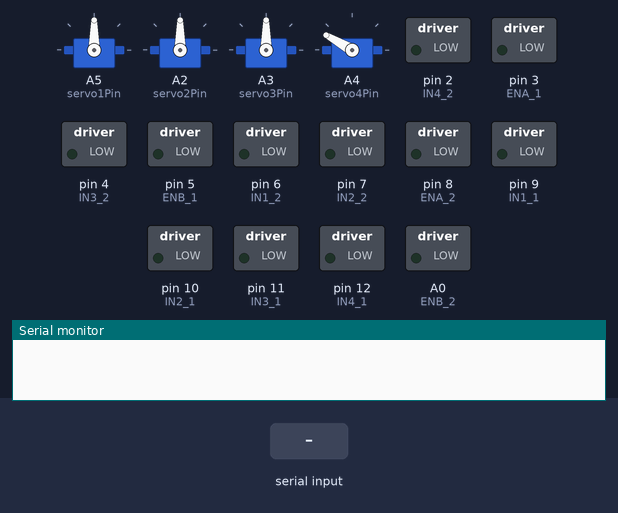
This sketch was run on a simulated Arduino Uno, built with avr-gcc and run on an emulated ATmega328P. On the bench: 4 × servo, switched loads named in the sketch (green lamp = pin HIGH), the last lines printed to the serial monitor. The inputs (shaded band) are chosen by the test bench.

Above: at 1.2 s.
1.3 s: "90,45\n" received over Serial
At 1.45 s:
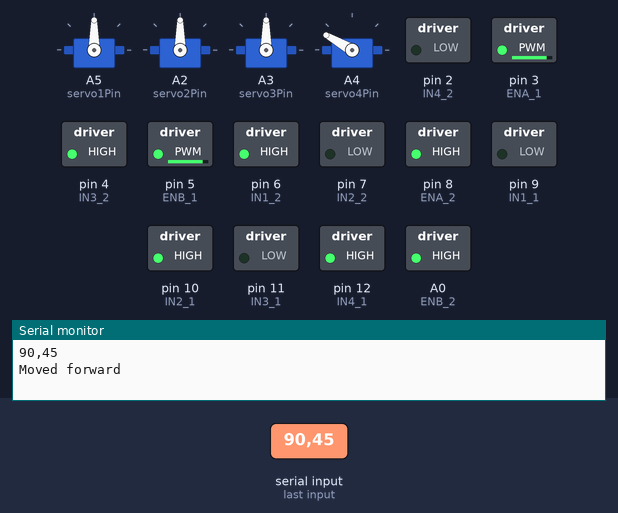
3.1 s: "5\n" received over Serial
At 3.8 s:
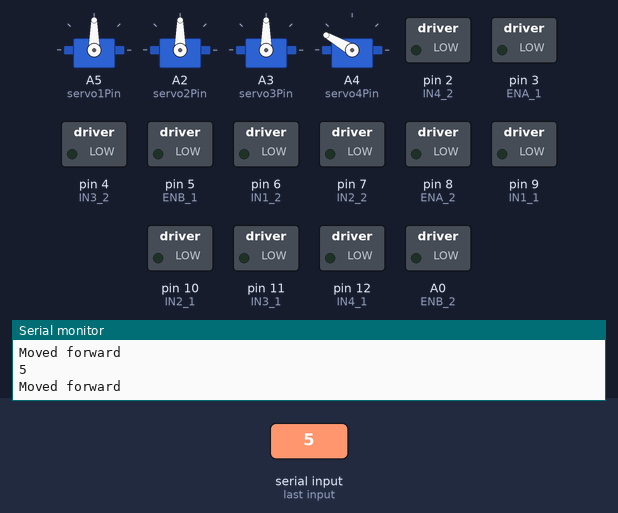
Timing chart, 0 to 6.1 s (numbered marks = the images above; inputs shaded):
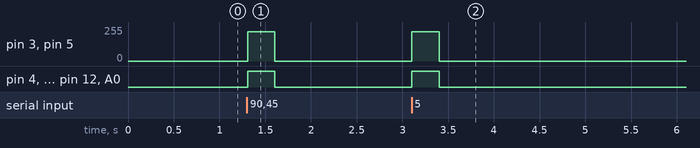

The sketch:

motors.ino
```cpp
#include <Servo.h>

// Motor Driver 1 (Motors 1 and 2)
const int IN1_1 = 9;  // IN1 for Motor 1
const int IN2_1 = 10; // IN2 for Motor 1
const int ENA_1 = 3;  // ENA for Motor 1

const int IN3_1 = 11; // IN3 for Motor 2
const int IN4_1 = 12; // IN4 for Motor 2
const int ENB_1 = 5;  // ENB for Motor 2

// Motor Driver 2 (Motors 3 and 4)
const int IN1_2 = 6;  // IN1 for Motor 3
const int IN2_2 = 7;  // IN2 for Motor 3
const int ENA_2 = 8;  // ENA for Motor 3

const int IN3_2 = 4;  // IN3 for Motor 4
const int IN4_2 = 2;  // IN4 for Motor 4
const int ENB_2 = A0; // ENB for Motor 4

Servo servo1, servo2, servo3, servo4;
const int servo1Pin = A5; // Servo 1 control pin
const int servo2Pin = A2; // Servo 2 control pin
const int servo3Pin = A3; // Servo 3 control pin
const int servo4Pin = A4; // Servo 4 control pin

const int rightSpeed = 220;

void setup() {
  pinMode(IN1_1, OUTPUT);
  pinMode(IN2_1, OUTPUT);
  pinMode(ENA_1, OUTPUT);

  pinMode(IN3_1, OUTPUT);
  pinMode(IN4_1, OUTPUT);
  pinMode(ENB_1, OUTPUT);

  pinMode(IN1_2, OUTPUT);
  pinMode(IN2_2, OUTPUT);
  pinMode(ENA_2, OUTPUT);

  pinMode(IN3_2, OUTPUT);
  pinMode(IN4_2, OUTPUT);
  pinMode(ENB_2, OUTPUT);

  servo1.attach(servo1Pin);
  servo2.attach(servo2Pin);
  servo3.attach(servo3Pin);
  servo4.attach(servo4Pin);

  // Initialize servos to neutral position
  servo1.write(90);
  servo2.write(90);
  servo3.write(90);
  servo4.write(150);
  // Stop all motors initially
  stopMotors();

  Serial.begin(9600);


}

void loop() {

  if (Serial.available() > 0) { // Check if data is available to read
       String receivedMessage = Serial.readStringUntil('\n'); // Read the incoming message
        Serial.println(receivedMessage);

        float parsedMessage = receivedMessage.toFloat();
        if(parsedMessage >= 0.43){
          Serial.println("Moved forward\n"); // Respond

          moveForward();
          delay(300);
          stopMotors();

        }


    }
}

void moveForward() {
  // All motors move forward
  digitalWrite(IN1_1, LOW);
  digitalWrite(IN2_1, HIGH);
  analogWrite(ENA_1, rightSpeed); // Speed for Motor 1

  digitalWrite(IN3_1, LOW);
  digitalWrite(IN4_1, HIGH);
  analogWrite(ENB_1, rightSpeed); // Speed for Motor 2

  digitalWrite(IN1_2, HIGH);
  digitalWrite(IN2_2, LOW);
  analogWrite(ENA_2, 255); // Speed for Motor 3

  digitalWrite(IN3_2, HIGH);
  digitalWrite(IN4_2, LOW);
  analogWrite(ENB_2, 255); // Speed for Motor 4
}

void moveBackward() {
  // All motors move backward
  digitalWrite(IN1_1, HIGH);
  digitalWrite(IN2_1, LOW);
  analogWrite(ENA_1, rightSpeed); // Speed for Motor 1

  digitalWrite(IN3_1, HIGH);
  digitalWrite(IN4_1, LOW);
  analogWrite(ENB_1, rightSpeed); // Speed for Motor 2

  digitalWrite(IN1_2, LOW);
  digitalWrite(IN2_2, HIGH);
  analogWrite(ENA_2, 255); // Speed for Motor 3

  digitalWrite(IN3_2, LOW);
  digitalWrite(IN4_2, HIGH);
  analogWrite(ENB_2, 255); // Speed for Motor 4
}

void turnLeftInPlace() {
  // Left motors move forward, right motors move backward
  digitalWrite(IN1_1, HIGH);
  digitalWrite(IN2_1, LOW);
  analogWrite(ENA_1, rightSpeed); // Speed for Motor 1

  digitalWrite(IN3_1, HIGH);
  digitalWrite(IN4_1, LOW);
  analogWrite(ENB_1, rightSpeed); // Speed for Motor 2

  digitalWrite(IN1_2, HIGH);
  digitalWrite(IN2_2, LOW);
  analogWrite(ENA_2, 255); // Speed for Motor 3

  digitalWrite(IN3_2, HIGH);
  digitalWrite(IN4_2, LOW);
  analogWrite(ENB_2, 255); // Speed for Motor 4
}

void turnRightInPlace() {
   // Left motors move forward, right motors move backward
  digitalWrite(IN1_1, LOW);
  digitalWrite(IN2_1, HIGH);
  analogWrite(ENA_1, rightSpeed); // Speed for Motor 1

  digitalWrite(IN3_1, LOW);
  digitalWrite(IN4_1, HIGH);
  analogWrite(ENB_1, rightSpeed); // Speed for Motor 2

  digitalWrite(IN1_2, LOW);
  digitalWrite(IN2_2, HIGH);
  analogWrite(ENA_2, 255); // Speed for Motor 3

  digitalWrite(IN3_2, LOW);
  digitalWrite(IN4_2, HIGH);
  analogWrite(ENB_2, 255); // Speed for Motor 4
}

void turnLeftForward() {
  // Left motors move forward at full speed, right motors move forward at reduced speed
  digitalWrite(IN1_1, LOW);
  digitalWrite(IN2_1, HIGH);
  analogWrite(ENA_1, 255); // Full speed for Motor 1

  digitalWrite(IN3_1, LOW);
  digitalWrite(IN4_1, HIGH);
  analogWrite(ENB_1, 255); // Full speed for Motor 2

  digitalWrite(IN1_2, HIGH);
  digitalWrite(IN2_2, LOW);
  analogWrite(ENA_2, 160); // Reduced speed for Motor 3

  digitalWrite(IN3_2, HIGH);
  digitalWrite(IN4_2, LOW);
  analogWrite(ENB_2, 160); // Reduced speed for Motor 4
}

void turnRightForward() {
  // Right motors move forward at full speed, left motors move forward at reduced speed
  digitalWrite(IN1_1, LOW);
  digitalWrite(IN2_1, HIGH);
  analogWrite(ENA_1, rightSpeed/2); // Reduced speed for Motor 1

  digitalWrite(IN3_1, LOW);
  digitalWrite(IN4_1, HIGH);
  analogWrite(ENB_1, rightSpeed/2); // Reduced speed for Motor 2

  digitalWrite(IN1_2, HIGH);
  digitalWrite(IN2_2, LOW);
  analogWrite(ENA_2, 255); // Full speed for Motor 3

  digitalWrite(IN3_2, HIGH);
  digitalWrite(IN4_2, LOW);
  analogWrite(ENB_2, 255); // Full speed for Motor 4
}


void stopMotors() {
  // Stop Motors on Driver 1
  digitalWrite(IN1_1, LOW);
  digitalWrite(IN2_1, LOW);
  digitalWrite(IN3_1, LOW);
  digitalWrite(IN4_1, LOW);
  analogWrite(ENA_1, 0);
  analogWrite(ENB_1, 0);

  // Stop Motors on Driver 2
  digitalWrite(IN1_2, LOW);
  digitalWrite(IN2_2, LOW);
  digitalWrite(IN3_2, LOW);
  digitalWrite(IN4_2, LOW);
  analogWrite(ENA_2, 0);
  analogWrite(ENB_2, 0);
}
```

Measured:
- after the input at 1.3 s, pin 3 (ENA_1), pin 5 (ENB_1): 0/255 → 220/255 at once, → 0/255 0.30 s later; pin 4 (IN3_2), pin 6 (IN1_2), pin 8 (ENA_2), pin 10 (IN2_1), pin 12 (IN4_1), A0 (ENB_2): LOW → HIGH at once, → LOW 0.30 s later
- after the input at 3.1 s, pin 3 (ENA_1), pin 5 (ENB_1): 0/255 → 220/255 at once, → 0/255 0.30 s later; pin 4 (IN3_2), pin 6 (IN1_2), pin 8 (ENA_2), pin 10 (IN2_1), pin 12 (IN4_1), A0 (ENB_2): LOW → HIGH at once, → LOW 0.30 s later
